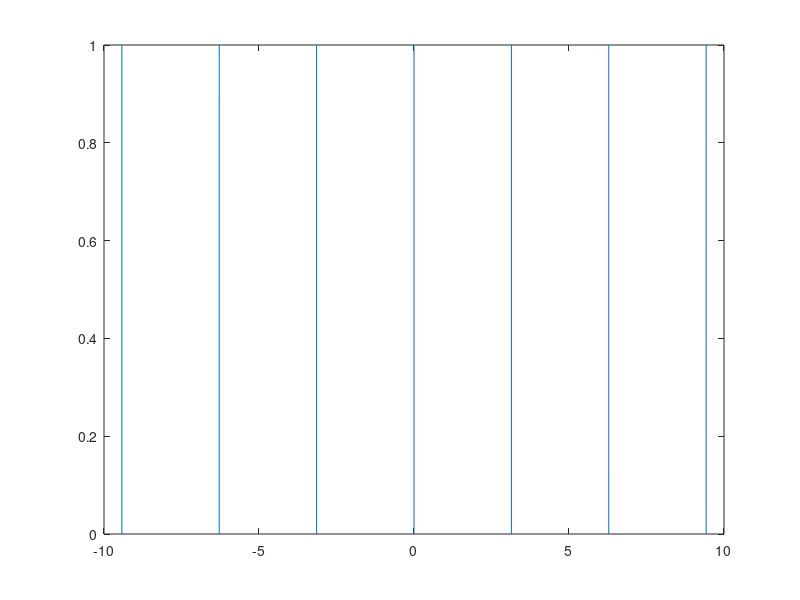

This chart was generated by the following MATLAB code: (Note: this script raises an error after producing the figure.)
%Lab 12 code part b
%Jacob Howard
%% COde 1
% Ideal square wave
t=-10:0.0001:10;
x=0.5*(square(t)+1);
plot(t,x)
hold on;

%% CODE 2
clc, syms n x
L = pi; N_TERMS = input('Number of terms: '); n = 1:N_TERMS;
 
% Calculating coefficients of Fourier Series
tic
a0 = (1/L)*int(1, x, 0, pi);
an = (1/L)*int(1*cos(n*x), x, 0, pi);
bn = (1/L)*int(1*sin(n*x), x, 0, pi);
 
% Plugging coefficient values in Fourier Series
f = 0;
for n = 1:N_TERMS   
f = f+ (an(n)*cos(n*x) + bn(n)*sin(n*x));
end
toc
 
fprintf('Approximation using %d terms\n', n)
f_approx = (a0/2)+ f
ezplot(f_approx, [-10,10])
title('Fourier Series Approximation')
xlabel('x')
ylabel('F(x) approximated')
